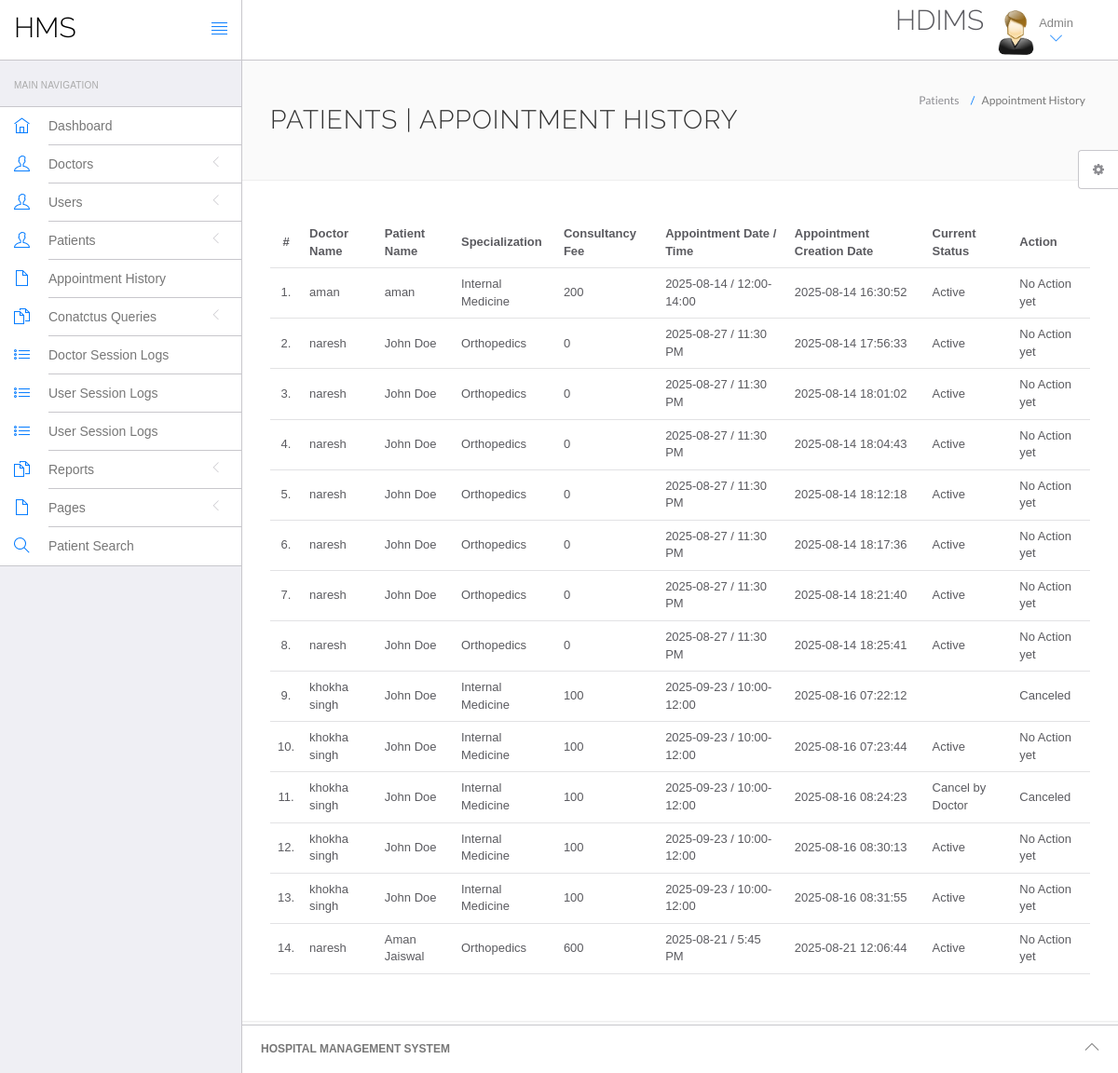
Page /hms/admin/appointment-history.php (signed in) on the committed database.
### tables this page shows
CREATE TABLE `appointment` (
  `id` int(11) NOT NULL,
  `doctorSpecialization` varchar(255) DEFAULT NULL,
  `doctorId` int(11) DEFAULT NULL,
  `userId` int(11) DEFAULT NULL,
  `consultancyFees` int(11) DEFAULT NULL,
  `appointmentDate` varchar(255) DEFAULT NULL,
  `appointmentTime` varchar(255) DEFAULT NULL,
  `postingDate` timestamp NULL DEFAULT current_timestamp(),
  `userStatus` int(11) DEFAULT NULL,
  `doctorStatus` int(11) DEFAULT NULL,
  `patientName` varchar(255) NOT NULL,
  `patientAge` int(3) NOT NULL,
  `patientGender` varchar(10) NOT NULL,
  `patientAddress` text NOT NULL,
  `created_at` timestamp NOT NULL DEFAULT current_timestamp(),
  `updationDate` timestamp NULL DEFAULT NULL ON UPDATE current_timestamp()
);

CREATE TABLE `doctors` (
  `id` int(11) NOT NULL,
  `specilization` varchar(255) DEFAULT NULL,
  `doctorName` varchar(255) DEFAULT NULL,
  `address` longtext DEFAULT NULL,
  `docFees` varchar(255) DEFAULT NULL,
  `contactno` bigint(11) DEFAULT NULL,
  `docEmail` varchar(255) DEFAULT NULL,
  `password` varchar(255) DEFAULT NULL,
  `creationDate` timestamp NULL DEFAULT current_timestamp(),
  `updationDate` timestamp NULL DEFAULT NULL ON UPDATE current_timestamp(),
  `docPhoto` varchar(255) DEFAULT NULL,
  `availableDays` varchar(100) DEFAULT NULL
);

CREATE TABLE `users` (
  `id` int(11) NOT NULL,
  `fullName` varchar(255) DEFAULT NULL,
  `address` longtext DEFAULT NULL,
  `city` varchar(255) DEFAULT NULL,
  `gender` varchar(255) DEFAULT NULL,
  `email` varchar(255) DEFAULT NULL,
  `password` varchar(255) DEFAULT NULL,
  `regDate` timestamp NULL DEFAULT current_timestamp(),
  `updationDate` timestamp NULL DEFAULT NULL ON UPDATE current_timestamp()
);

### hms/admin/appointment-history.php (the view, shortened to what this page needs)
<?php
include('include/config.php');
if(strlen($_SESSION['id']==0)) {
 header('location:logout.php');
  } else{
?>
<!DOCTYPE html>
<html lang="en">
	<head>
		<link rel="stylesheet" href="vendor/bootstrap/css/bootstrap.min.css">
		<link rel="stylesheet" href="vendor/fontawesome/css/font-awesome.min.css">
		<link rel="stylesheet" href="vendor/themify-icons/themify-icons.min.css">
		<link href="vendor/animate.css/animate.min.css" rel="stylesheet" media="screen">
		<link href="vendor/perfect-scrollbar/perfect-scrollbar.min.css" rel="stylesheet" media="screen">
		<link href="vendor/switchery/switchery.min.css" rel="stylesheet" media="screen">
		<link href="vendor/bootstrap-touchspin/jquery.bootstrap-touchspin.min.css" rel="stylesheet" media="screen">
		<link href="vendor/select2/select2.min.css" rel="stylesheet" media="screen">
		<link href="vendor/bootstrap-datepicker/bootstrap-datepicker3.standalone.min.css" rel="stylesheet" media="screen">
		<link href="vendor/bootstrap-timepicker/bootstrap-timepicker.min.css" rel="stylesheet" media="screen">
		<link rel="stylesheet" href="assets/css/styles.css">
		<link rel="stylesheet" href="assets/css/plugins.css">
		<link rel="stylesheet" href="assets/css/themes/theme-1.css" id="skin_color" />
	</head>
	<body>
		<div id="app">
<?php include('include/sidebar.php');?>
			<div class="app-content">
					<?php include('include/header.php');?>
				<div class="main-content" >
					<div class="wrap-content container" id="container">
						<section id="page-title">
							<div class="row">
								<div class="col-sm-8">
									<h1 class="mainTitle">Patients  | Appointment History</h1>
																	</div>
								<ol class="breadcrumb">
									<li>
										<span>Patients </span>
									</li>
									<li class="active">
										<span>Appointment History</span>
									</li>
								</ol>
							</div>
						</section>
						<div class="container-fluid container-fullw bg-white">
									<div class="row">
								<div class="col-md-12">
									<table class="table table-hover" id="sample-table-1">
										<thead>
											<tr>
												<th class="center">#</th>
												<th class="hidden-xs">Doctor Name</th>
												<th>Patient Name</th>
												<th>Specialization</th>
												<th>Consultancy Fee</th>
												<th>Appointment Date / Time </th>
												<th>Appointment Creation Date  </th>
												<th>Current Status</th>
												<th>Action</th>
											</tr>
										</thead>
										<tbody>
<?php
$sql=mysqli_query($con,"select doctors.doctorName as docname,users.fullName as pname,appointment.*  from appointment join doctors on doctors.id=appointment.doctorId join users on users.id=appointment.userId ");
$cnt=1;
while($row=mysqli_fetch_array($sql))
{
?>
											<tr>
												<td class="center"><?php echo $cnt;?>.</td>
												<td class="hidden-xs"><?php echo $row['docname'];?></td>
												<td class="hidden-xs"><?php echo $row['pname'];?></td>
												<td><?php echo $row['doctorSpecialization'];?></td>
												<td><?php echo $row['consultancyFees'];?></td>
												<td><?php echo $row['appointmentDate'];?> / <?php echo
												 $row['appointmentTime'];?>
												</td>
												<td><?php echo $row['postingDate'];?></td>
												<td>
<?php if(($row['userStatus']==1) && ($row['doctorStatus']==1))
{
	echo "Active";
}
if(($row['userStatus']==1) && ($row['doctorStatus']==0))
{
	echo "Cancel by Doctor";
}
												?></td>
												<td >
												<div class="visible-md visible-lg hidden-sm hidden-xs">
							<?php if(($row['userStatus']==1) && ($row['doctorStatus']==1))
{
echo "No Action yet";
	 } else {
		echo "Canceled";
		} ?>
												</div>
												</td>
											</tr>
											<?php
$cnt=$cnt+1;
											 }?>
										</tbody>
									</table>
								</div>
							</div>
								</div>
					</div>
				</div>
			</div>
	<?php include('include/footer.php');?>
	<?php include('include/setting.php');?>
		</div>
	</body>
</html>
<?php } ?>

### hms/admin/assets/css/themes/theme-1.css (style rules this page uses)
body { background: #FAFAFA; }

### rows in the picture
appointment: doctorId.doctorName "aman", userId.fullName "aman", doctorSpecialization "Internal Medicine", consultancyFees "200", appointmentDate "2025-08-14", appointmentTime "12:00-14:00", postingDate "2025-08-14 16:30:52", userStatus "Active"
appointment: doctorId.doctorName "naresh", userId.fullName "John Doe", doctorSpecialization "Orthopedics", consultancyFees "0", appointmentDate "2025-08-27", appointmentTime "11:30 PM", postingDate "2025-08-14 17:56:33", userStatus "Active"
appointment: doctorId.doctorName "naresh", userId.fullName "John Doe", doctorSpecialization "Orthopedics", consultancyFees "0", appointmentDate "2025-08-27", appointmentTime "11:30 PM", postingDate "2025-08-14 18:01:02", userStatus "Active"
appointment: doctorId.doctorName "naresh", userId.fullName "John Doe", doctorSpecialization "Orthopedics", consultancyFees "0", appointmentDate "2025-08-27", appointmentTime "11:30 PM", postingDate "2025-08-14 18:04:43", userStatus "Active"
appointment: doctorId.doctorName "naresh", userId.fullName "John Doe", doctorSpecialization "Orthopedics", consultancyFees "0", appointmentDate "2025-08-27", appointmentTime "11:30 PM", postingDate "2025-08-14 18:12:18", userStatus "Active"
appointment: doctorId.doctorName "naresh", userId.fullName "John Doe", doctorSpecialization "Orthopedics", consultancyFees "0", appointmentDate "2025-08-27", appointmentTime "11:30 PM", postingDate "2025-08-14 18:17:36", userStatus "Active"
appointment: doctorId.doctorName "naresh", userId.fullName "John Doe", doctorSpecialization "Orthopedics", consultancyFees "0", appointmentDate "2025-08-27", appointmentTime "11:30 PM", postingDate "2025-08-14 18:21:40", userStatus "Active"
appointment: doctorId.doctorName "naresh", userId.fullName "John Doe", doctorSpecialization "Orthopedics", consultancyFees "0", appointmentDate "2025-08-27", appointmentTime "11:30 PM", postingDate "2025-08-14 18:25:41", userStatus "Active"
appointment: doctorId.doctorName "khokha singh", userId.fullName "John Doe", doctorSpecialization "Internal Medicine", consultancyFees "100", appointmentDate "2025-09-23", appointmentTime "10:00-12:00", postingDate "2025-08-16 07:22:12", userStatus "Canceled"
appointment: doctorId.doctorName "khokha singh", userId.fullName "John Doe", doctorSpecialization "Internal Medicine", consultancyFees "100", appointmentDate "2025-09-23", appointmentTime "10:00-12:00", postingDate "2025-08-16 07:23:44", userStatus "Active"
appointment: doctorId.doctorName "khokha singh", userId.fullName "John Doe", doctorSpecialization "Internal Medicine", consultancyFees "100", appointmentDate "2025-09-23", appointmentTime "10:00-12:00", postingDate "2025-08-16 08:24:23", userStatus "Cancel by Doctor"
appointment: doctorId.doctorName "khokha singh", userId.fullName "John Doe", doctorSpecialization "Internal Medicine", consultancyFees "100", appointmentDate "2025-09-23", appointmentTime "10:00-12:00", postingDate "2025-08-16 08:30:13", userStatus "Active"
appointment: doctorId.doctorName "khokha singh", userId.fullName "John Doe", doctorSpecialization "Internal Medicine", consultancyFees "100", appointmentDate "2025-09-23", appointmentTime "10:00-12:00", postingDate "2025-08-16 08:31:55", userStatus "Active"
appointment: doctorId.doctorName "naresh", userId.fullName "Aman Jaiswal", doctorSpecialization "Orthopedics", consultancyFees "600", appointmentDate "2025-08-21", appointmentTime "5:45 PM", postingDate "2025-08-21 12:06:44", userStatus "Active"
